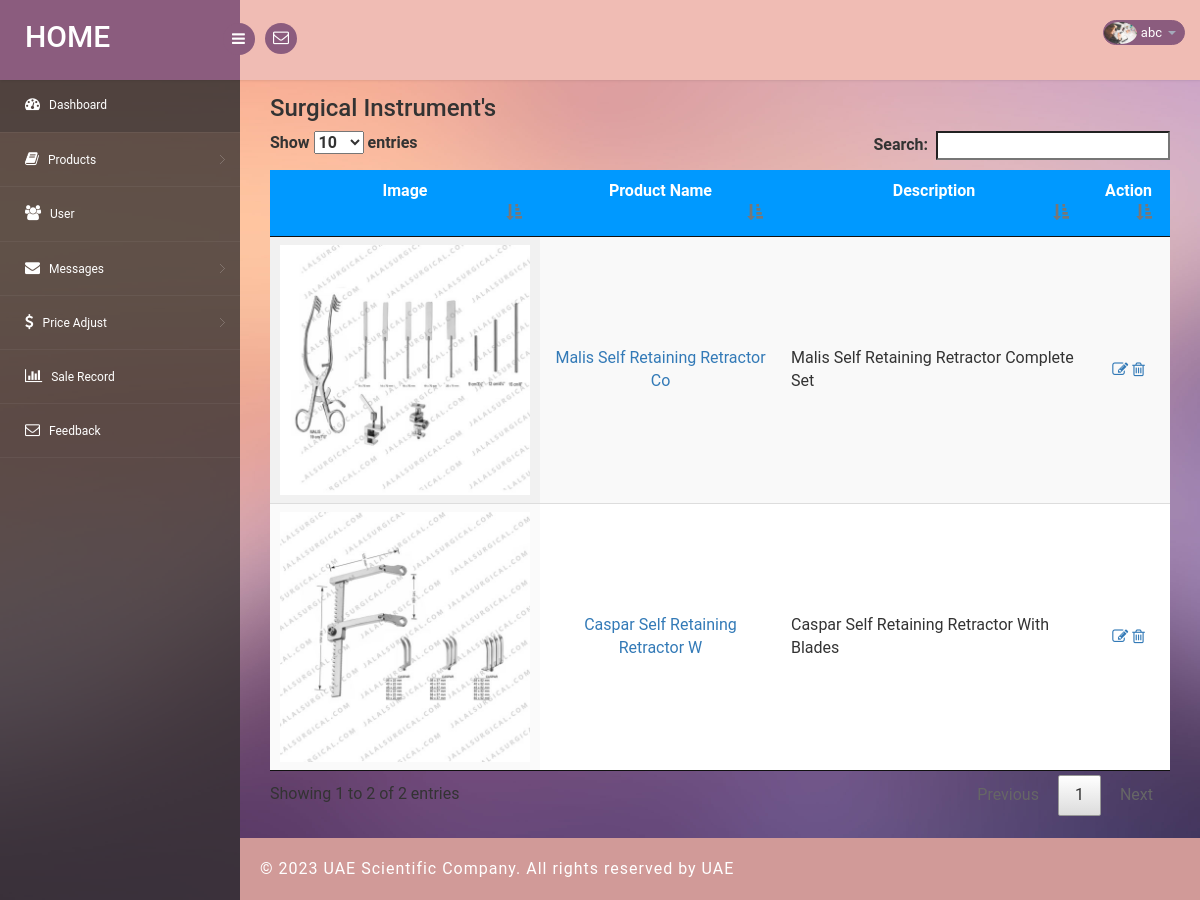
Screenshot of /surgical_seling/Admin/surgical_instrument.php (signed in) with the database file from the repository.
### tables this page shows
CREATE TABLE IF NOT EXISTS `products` (
  `p_id` int NOT NULL AUTO_INCREMENT,
  `sp_product` varchar(33) DEFAULT NULL,
  `si_product` varchar(33) DEFAULT NULL,
  `description` varchar(500) DEFAULT NULL,
  `image` varchar(300) DEFAULT NULL,
  PRIMARY KEY (`p_id`)
);

### surgical_seling/Admin/surgical_instrument.php (the view, shortened to what this page needs)
<?php
	include("conection.php");
?>
<!DOCTYPE html>
<head>
<link rel="stylesheet" href="css/bootstrap.min.css" >
<link href="css/style.css" rel='stylesheet' type='text/css' />
<link href="css/style-responsive.css" rel="stylesheet"/>
<link href="css/font-awesome.css" rel="stylesheet">
 <link rel="stylesheet" href="css/user_table/demo_table.min.css">
</head>
<body>
<section id="container">
<?php
	include("header.php");
	include("left.php");
?>
<section id="main-content">
	<section class="wrapper">
        <div class="col-md-12">
          <div class="box box-primary">
            <div class="box-header with-border">
             <h3 class="box-title" style="padding-bottom:10px;">Surgical Instrument's</h3>
            </div>
              <div class="table-responsive mailbox-messages">
	   <table id="datatables" class="display" style="padding-top:10px;">
				<thead >
                    <tr style="background-color:#0099FF;color:white;">
						<th><div align="center">Image</div><div align="right"><i class="glyphicon glyphicon-sort-by-attributes"></i></div></th>
						<th><div align="center">Product Name</div><div align="right"><i class="glyphicon glyphicon-sort-by-attributes"></i></div></th>
						<th><div align="center">Description</div><div align="right"><i class="glyphicon glyphicon-sort-by-attributes"></i></div></th>
						 <th><div align="center">Action</div><div align="right"><i class="glyphicon glyphicon-sort-by-attributes"></i></div></th>
                   </tr>
                </thead>
                      <tbody>
                    <?php
						$table = mysqli_query($connect,("select p_id,si_product,image,description from products "));
						while ($row = mysqli_fetch_array($table))
						{
							if($row['si_product'] != NULL)
								{
							?>
						<tr>
						<td align="center" width="30%">
									<img src="<?="images/".$row['image']?>" width="100%" height="30%">
								</td>
                            <td align="center">
								<?php echo("<a href='surgical_instrument_detail.php?p_id=".$row['p_id']."'>"); ?>
								<?=$row['si_product']?><?php echo("</a>"); ?>
							</td>
							<td>
									<?=$row['description']?>
								</td>
                            <td align="center">
								<?php echo("<a href='surgical_instrument_edit.php?p_id=".$row['p_id']."'>"); ?>
								<?php echo("<i class='fa fa-edit' title='Update Product'></i></a>"); ?>
								<?php echo("<a href='product_delete.php?p_id=".$row['p_id']."' onclick='return checkDelete()'>"); ?>
								<?php echo("<i class='fa fa-trash-o' title='Delete Product' ></i></a>"); ?>
							</td>
                        </tr>
						<?php
								}
						}
                    ?>
                </tbody>
			</table>
</div>
</div>
</div>
</section>
		 <?php
	include("footer.php");
?>
</section>
</section>
</body>
</html>

### surgical_seling/Admin/header.php (shortened to what this page needs)
<?php
$id=$_SESSION['id'];
$a="SELECT * From admin where a_id ='".$id."' ";
$ql=mysqli_query($connect,$a);
$f=mysqli_fetch_array($ql);
?>
<header class="header fixed-top clearfix">
<div class="brand">
    <a href="admin.php" class="logo">
       <h2> HOME</h2>
    </a>
    <div class="sidebar-toggle-box">
        <div class="fa fa-bars"></div>
    </div>
</div>
<div class="nav notify-row" id="top_menu">
    <ul class="nav top-menu">
        <li id="header_inbox_bar" class="dropdown">
            <a data-toggle="dropdown" class="dropdown-toggle" href="#">
                <i class="fa fa-envelope-o"></i>
            </a>
        </li>
    </ul>
</div>
<div class="top-nav clearfix">
    <ul class="nav pull-right top-menu">
        <li class="dropdown">
            <a data-toggle="dropdown" class="dropdown-toggle" href="#">
                <img alt="" src="<?php echo("images/".$f['a_img']); ?>">
                <span class="username"><?php echo ($f['a_nme']); ?></span>
                <b class="caret"></b>
            </a>
        </li>
    </ul>
</div>
</header>

### surgical_seling/Admin/css/style.css (style rules this page uses)
h4, h5, h6, h1, h2, h3 { margin: 0; }
ul, ol { margin: 0; }
html, body { font-family: 'Roboto', sans-serif; font-size: 100%; overflow-x: hidden; background: url(../images/bg.jpg) no-repeat 0px 0px; background-size:cover; }
body a { transition: 0.5s all ease; -webkit-transition: 0.5s all ease; -moz-transition: 0.5s all ease; -o-transition: 0.5s all ease; -ms-transition: 0.5s all ease; text-decoration:none; }
h1,h2,h3,h4,h5,h6 { margin:0; }
ul,label { margin:0; padding:0; }
#main-content { margin-left:240px; -webkit-transition:all .3s ease-in-out; -moz-transition:all .3s ease-in-out; -o-transition:all .3s ease-in-out; transition:all .3s ease-in-out; }
.header { left:0; right:0; z-index:1002; background:rgb(240, 188, 180); -webkit-transition:all .3s ease-in-out; -moz-transition:all .3s ease-in-out; -o-transition:all .3s ease-in-out; transition:all .3s ease-in-out; }
.fixed-top { position:fixed; box-shadow:1px 0 3px rgba(0,0,0,.15); }
.wrapper { display:inline-block; margin-top:80px; padding:15px; width:100%; }
.brand { background:#8b5c7e; float:left; width:240px; height:80px; position:relative; }
a.logo { font-size:32px; color:#fff; float:left; margin:20px 0 0 25px; text-transform:uppercase; }
#top_menu .nav>li,ul.top-menu>li { float:left; }
.notify-row { float:left; margin-top:23px; margin-left:25px; }
ul.top-menu { margin-right:15px; margin-top: 0; }
ul.top-menu > li > a { color: #fff; font-size: 16px; background: #8b5c7e; padding: 4px 8px; margin-right: 15px; border-radius: 50%; -webkit-border-radius: 50%; padding-right: 8px !important; }
.top-nav { margin-top:20px; }
.top-nav img { border-radius:50%; -webkit-border-radius:50%; width:33px; }
.top-nav .username { font-size:13px; color:#fff; }
.top-nav ul.top-menu>li>a { border-radius: 100px; -webkit-border-radius: 100px; padding: 0px; background: none; margin-right: 0; border: 1px solid #8b5c7e; background: #8b5c7e; }
.top-nav ul.top-menu>li { margin-left:10px; }
.top-nav .nav .caret { border-bottom-color:#A4AABA; border-top-color:#A4AABA; }
.sidebar-toggle-box { float:left; margin-top:23px; margin-left:-15px; background:#8b5c7e; border-radius:50%; -webkit-border-radius:50%; width:32px; height:32px; position:absolute; right:-15px; }
.sidebar-toggle-box .fa-bars { cursor:pointer; display:inline-block; font-size:15px; padding:8px 8px 8px 9px; color:#fff; }
.glyphicon { position: relative; top: 1px; display: inline-block; font-family: 'Glyphicons Halflings'; font-style: normal; font-weight: 400; line-height: 1; -webkit-font-smoothing: antialiased; -moz-osx-font-smoothing: grayscale; color: #777; }

### rows the page displays
products: image (picture), si_product "Malis Self Retaining Retractor Co", description "Malis Self Retaining Retractor Complete Set"
products: image (picture), si_product "Caspar Self Retaining Retractor W", description "Caspar Self Retaining Retractor With Blades"

### other values shown
$f['a_nme'] "abc"
